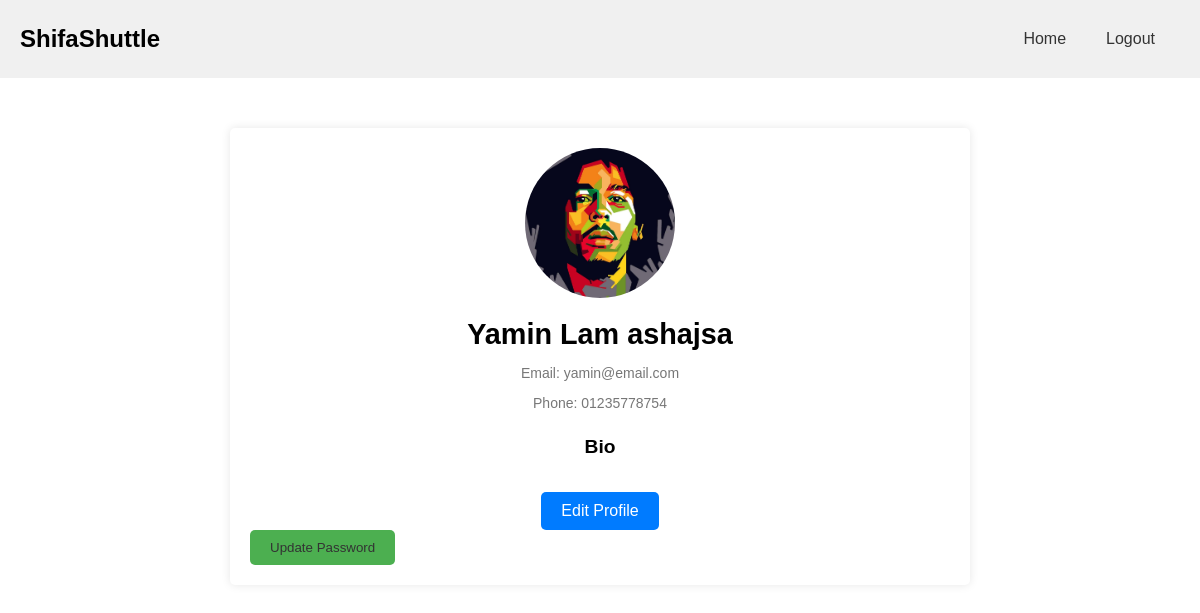
Screenshot of /user_profile/ (signed in) with the database file from the repository.
### user_account/models.py (models this page shows)
class CustomUser(AbstractUser):
    phone = PhoneField(blank=True, null=True, help_text='Contact phone number')
    bio = models.TextField(blank=True)
    profile_pic = models.ImageField(upload_to='profile_pics/', default='default.png')

### user_account/views.py (the view)
# urls.py: path('user_profile/', views.user_profile, name='user_profile'),
@login_required
def user_profile(request):
    return render(request, "user_profile.html")

### templates/user_profile.html (shortened to what this page needs)
<!DOCTYPE html>
<html lang="en">
<head>
    <link rel="stylesheet" type="text/css" href="/static/profile.css">
</head>
<body>
    <header>
        <h1>ShifaShuttle</h1>
        {% block nav %}
        <nav>
            <a href="{% url 'home' %}">Home</a>
            <a href="{% url 'logout' %}">Logout</a>
        </nav>
        {% endblock %}
    </header>
    <main>
        {% block content %}
        <div class="profile-container">
            {% if user.is_authenticated %}
            <div class="profile-card">
                <div class="profile-picture">
                    <img src="{{ user.profile_pic.url }}" alt="Profile Picture">
                </div>
                <div class="profile-info">
                    <h2>{{ user.first_name }} {{ user.last_name }}</h2>
                    <p>Email: {{ user.email }}</p>
                    <p>Phone: {{ user.phone }}</p>
                </div>
                <div class="profile-bio">
                    <h3>Bio</h3>
                </div>
                <a href="{% url 'edit_profile' %}">Edit Profile</a>
            </div>
            <div>
                <button type="submit"> <a href="{% url 'change_password' %}">Update Password</a> </button>
            </div>
            {% else %}
            <p>You are not logged in</p>
            <a href="{% url 'login' %}">Log In</a>
            {% endif %}
        </div>
        {% endblock %}
    </main>
</body>
</html>

### static/profile.css (style rules this page uses)
body { font-family: sans-serif; margin: 0; padding: 0; }
a { text-decoration: none; color: #333; }
img { max-width: 100%; height: auto; }
h1, h2, h3 { margin: 0; padding: 0; }
header { display: flex; justify-content: space-between; align-items: center; padding: 20px; background-color: #f0f0f0; }
header h1 { font-size: 1.5em; }
header nav { display: flex; }
header nav a { padding: 10px 15px; margin-right: 10px; }
main { padding: 50px 0; }
.profile-container { margin: 0 auto; max-width: 700px; background-color: #fff; border-radius: 5px; box-shadow: 0 0 10px rgba(0, 0, 0, 0.1); padding: 20px; }
.profile-card { display: flex; flex-direction: column; align-items: center; }
.profile-picture { margin-bottom: 20px; width: 150px; height: 150px; border-radius: 50%; overflow: hidden; }
.profile-picture img { width: 100%; height: 100%; object-fit: cover; }
.profile-info { text-align: center; margin-bottom: 20px; }
.profile-info h2 { font-size: 1.8em; margin-bottom: 5px; }
.profile-info p { font-size: 14px; color: #777; margin-bottom: 5px; }
.profile-bio { margin-bottom: 20px; }
.profile-bio h3 { font-size: 1.2em; margin-bottom: 10px; }
.profile-card a { background-color: #007bff; color: #fff; padding: 10px 20px; border: none; border-radius: 5px; cursor: pointer; margin-top: auto; }
button[type="submit"] { background-color: #4caf50; color: white; padding: 10px 20px; border: none; border-radius: 5px; cursor: pointer; }

### rows the page displays
CustomUser: profile_pic (picture), first_name "Yamin Lam", last_name "ashajsa", email "yamin@email.com", phone "01235778754"
